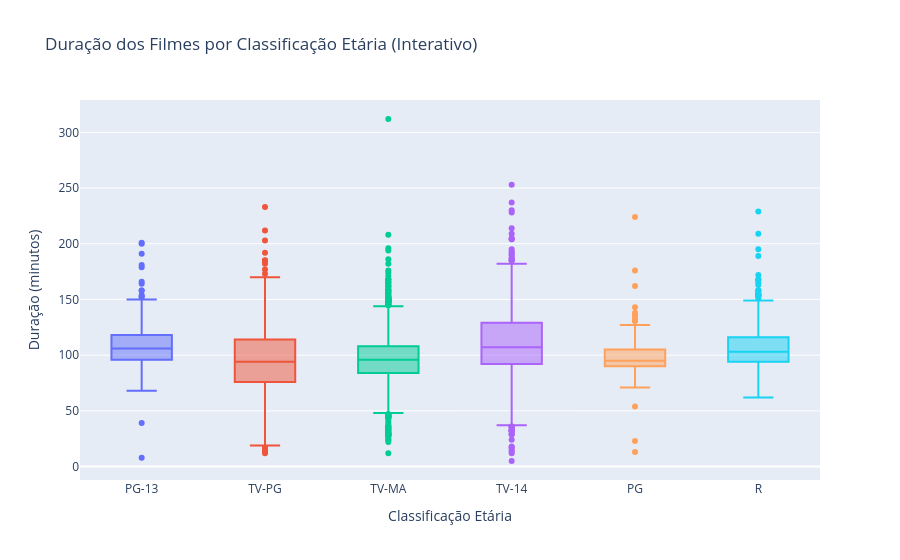

Write notebook code for a chart like this one.
### Code cell
# --- Plotly: Boxplot Interativo ---
fig = px.box(
    movies_filtrados,
    x="rating",
    y="duration_min",
    color="rating",
    title="Duração dos Filmes por Classificação Etária (Interativo)",
    labels={"rating": "Classificação Etária", "duration_min": "Duração (minutos)"},
    points="outliers"  # mostra pontos outliers
)
fig.update_layout(showlegend=False)
fig.show()

### Figure 1 — Plotly figure (JSON) as saved in the notebook; plotly's stock layout.template omitted (floating-point values rounded to 4 significant figures; data arrays with more than 128 entries replaced by an {"elided": "..."} marker saying what was removed)
{"data": [{"alignmentgroup": "True", "boxpoints": "outliers", "hovertemplate": "Classificação Etária=%{x}<br>Duração (minutos)=%{y}<extra></extra>", "legendgroup": "PG-13", "marker": {"color": "#636efa"}, "name": "PG-13", "notched": false, "offsetgroup": "PG-13", "orientation": "v", "showlegend": true, "type": "box", "x": {"elided": "490 str values"}, "x0": " ", "xaxis": "x", "y": {"elided": "490 float values"}, "y0": " ", "yaxis": "y"}, {"alignmentgroup": "True", "boxpoints": "outliers", "hovertemplate": "Classificação Etária=%{x}<br>Duração (minutos)=%{y}<extra></extra>", "legendgroup": "TV-PG", "marker": {"color": "#EF553B"}, "name": "TV-PG", "notched": false, "offsetgroup": "TV-PG", "orientation": "v", "showlegend": true, "type": "box", "x": {"elided": "539 str values"}, "x0": " ", "xaxis": "x", "y": {"elided": "539 float values"}, "y0": " ", "yaxis": "y"}, {"alignmentgroup": "True", "boxpoints": "outliers", "hovertemplate": "Classificação Etária=%{x}<br>Duração (minutos)=%{y}<extra></extra>", "legendgroup": "TV-MA", "marker": {"color": "#00cc96"}, "name": "TV-MA", "notched": false, "offsetgroup": "TV-MA", "orientation": "v", "showlegend": true, "type": "box", "x": {"elided": "2062 str values"}, "x0": " ", "xaxis": "x", "y": {"elided": "2062 float values"}, "y0": " ", "yaxis": "y"}, {"alignmentgroup": "True", "boxpoints": "outliers", "hovertemplate": "Classificação Etária=%{x}<br>Duração (minutos)=%{y}<extra></extra>", "legendgroup": "TV-14", "marker": {"color": "#ab63fa"}, "name": "TV-14", "notched": false, "offsetgroup": "TV-14", "orientation": "v", "showlegend": true, "type": "box", "x": {"elided": "1427 str values"}, "x0": " ", "xaxis": "x", "y": {"elided": "1427 float values"}, "y0": " ", "yaxis": "y"}, {"alignmentgroup": "True", "boxpoints": "outliers", "hovertemplate": "Classificação Etária=%{x}<br>Duração (minutos)=%{y}<extra></extra>", "legendgroup": "PG", "marker": {"color": "#FFA15A"}, "name": "PG", "notched": false, "offsetgroup": "PG", "orientation": "v", "showlegend": true, "type": "box", "x": {"elided": "287 str values"}, "x0": " ", "xaxis": "x", "y": {"elided": "287 float values"}, "y0": " ", "yaxis": "y"}, {"alignmentgroup": "True", "boxpoints": "outliers", "hovertemplate": "Classificação Etária=%{x}<br>Duração (minutos)=%{y}<extra></extra>", "legendgroup": "R", "marker": {"color": "#19d3f3"}, "name": "R", "notched": false, "offsetgroup": "R", "orientation": "v", "showlegend": true, "type": "box", "x": {"elided": "797 str values"}, "x0": " ", "xaxis": "x", "y": {"elided": "797 float values"}, "y0": " ", "yaxis": "y"}], "layout": {"boxmode": "overlay", "legend": {"title": {"text": "Classificação Etária"}, "tracegroupgap": 0}, "showlegend": false, "title": {"text": "Duração dos Filmes por Classificação Etária (Interativo)"}, "xaxis": {"anchor": "y", "categoryarray": ["PG-13", "TV-PG", "TV-MA", "TV-14", "PG", "R"], "categoryorder": "array", "domain": [0, 1], "title": {"text": "Classificação Etária"}}, "yaxis": {"anchor": "x", "domain": [0, 1], "title": {"text": "Duração (minutos)"}}}}
